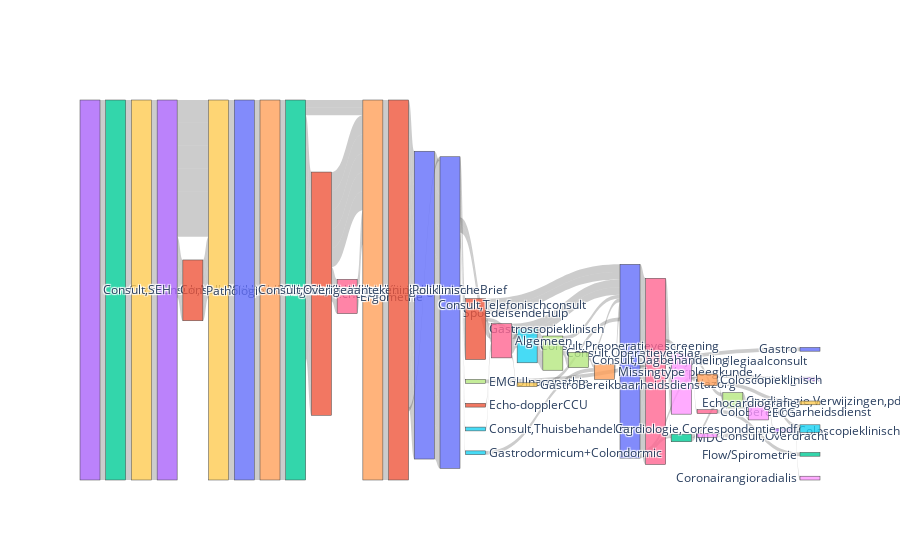

Notebook code cell kept with this figure:
### Code cell
import plotly.graph_objects as go
from collections import Counter

# Step 1: Extract Sequences from event columns
event_columns = [col for col in feature_df.columns if 'concept:name' in col]  # Filter for event-related columns
sequences = []

# For each row in feature_df, extract the sequence of events
for _, row in feature_df.iterrows():
    events = [col.split('concept:name_')[1] for col in event_columns if row[col] == 1.0]  # Get events with 1.0 value
    sequences.append('->'.join(events))  # Join events into a sequence

# Step 2: Add sequences to the dataframe (this will be useful for visualization)
feature_df['Sequence'] = sequences

# Step 3: Get the most common sequence per cluster 
cluster_sequences = feature_df.groupby("Cluster")["Sequence"].agg(lambda x: x.mode()[0])

# Step 4: Count the occurrences of each sequence (for Sankey diagram links)
cluster_counts = Counter(cluster_sequences)

# Step 5: Prepare data for Sankey diagram (convert sequences into sources and targets)
sources, targets = [], []

for trace in cluster_sequences.values:
    steps = trace.split("->")  # Split sequence into individual steps
    for i in range(len(steps) - 1):
        sources.append(steps[i])
        targets.append(steps[i + 1])

# Convert sources and targets to indices (for Sankey diagram nodes)
all_nodes = list(set(sources + targets))  # All unique nodes (steps)
source_indices = [all_nodes.index(s) for s in sources]
target_indices = [all_nodes.index(t) for t in targets]

# Step 6: Count the frequency of each link (source -> target pair)
link_counts = Counter(zip(sources, targets))
values = [link_counts[(source, target)] for source, target in zip(sources, targets)]

# Step 7: Create the Sankey diagram
fig = go.Figure(go.Sankey(
    node=dict(label=all_nodes),
    link=dict(source=source_indices, target=target_indices, value=values)
))

fig.show()

### Figure 1 — Plotly figure (JSON) as saved in the notebook; plotly's stock layout.template omitted (floating-point values rounded to 4 significant figures; data arrays with more than 128 entries replaced by an {"elided": "..."} marker saying what was removed)
{"data": [{"link": {"source": {"elided": "188 int values"}, "target": {"elided": "188 int values"}, "value": {"elided": "188 int values"}}, "node": {"label": ["Consult,Intercollegiaalconsult", "Echo-dopplerCCU", "Consult", "Keuring", "KlinischeBrief", "Consult,Preoperatievescreening", "Verpleegkunde", "EMGUlnaropathie", "Nazorg", "Consult,Multidisciplinairoverleg", "SpoedeisendeHulp", "Echodoppler", "Consult,Kliniek:vervolgconsult", "Coloscopieklinischevoorberei", "Coloscopieklinisch", "Gastrodormicum+Colondormic", "Ergometrie", "Cardiologie,Verwijzingen,pdf", "Coronairangioradialis", "GastroBereikbaarheidsdienst", "Gastro", "Gastroscopieklinisch", "MDO", "Consult,Polikliniek:eersteconsult", "Missingtype", "Consult,Thuisbehandeling", "ColoBereikbaarheidsdienst", "Consult,Operatieverslag", "Consult,Overdracht", "Consult,Polikliniek:vervolgconsult", "Consult,Telefonischconsult", "Pathologieverslag", "Flow/Spirometrie", "Consult,SEH", "Consult,Kliniek:eersteconsult", "Cardiologie,Correspondentie,pdf", "Algemeen", "Consult,Dagbehandeling", "ECG", "Echocardiografie", "Consult,Overigeaantekeningen", "PoliklinischeBrief"]}, "type": "sankey"}], "layout": {}}
